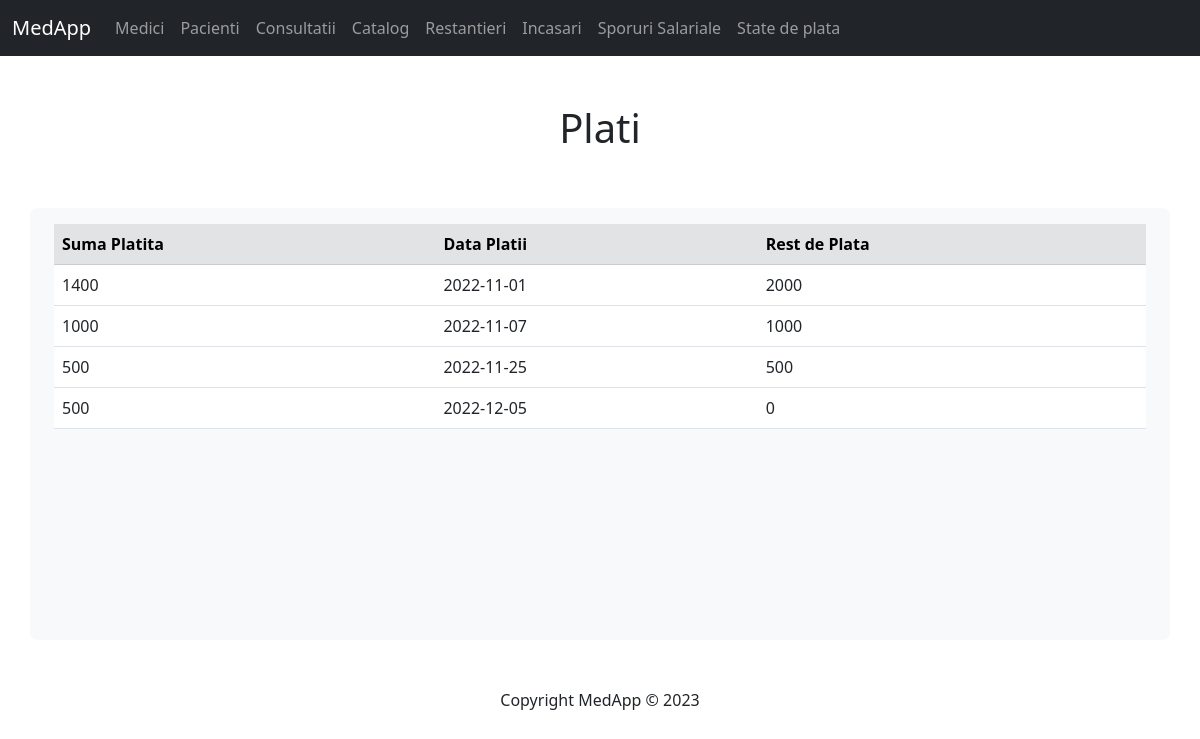
The app's page /display/plati.php?id=1 with its own data.
### tables this page shows
CREATE TABLE plati (
    id_consultatie INT,
    suma INT,
    data_platii DATE,
    rest_plata INT,
    FOREIGN KEY (id_consultatie) REFERENCES consultatie(id)
);

### php/plata_code.php (called while the page is built, shortened)
<?php
include($_SERVER['DOCUMENT_ROOT'] . '/medapp/inc/db.php');
$select = "SELECT plati.suma, plati.data_platii, plati.rest_plata
            FROM plati
            LEFT JOIN consultatie ON consultatie.id = plati.id_consultatie
            WHERE consultatie.id = " . $_SESSION['idCons'];
$rezultatSelect = mysqli_query($conn, $select);
?>

### display/plati.php (the view, shortened to what this page needs)
<?php
    include($_SERVER['DOCUMENT_ROOT'] . '/medapp/inc/header.php');
    include($_SERVER['DOCUMENT_ROOT'] . '/medapp/php/plata_code.php');
?>
<div class="tableFixed mt-3">
    <table class="table table-hover">
        <thead class="table-secondary">
            <tr>
                <th scope="col">Suma Platita</th>
                <th scope="col">Data Platii</th>
                <th scope="col">Rest de Plata</th>
            </tr>
        </thead>
        <tbody>
            <?php
                if($rezultatSelect) {
                    while($rand = mysqli_fetch_assoc($rezultatSelect)) {
                        $suma = $rand['suma'];
                        $data = $rand['data_platii'];
                        $rest = $rand['rest_plata'];
                        echo "<tr>
                                <td>$suma</td>
                                <td>$data</td>
                                <td>$rest</td>
                            </tr>"
                        ;
                    }
                }
            ?>
        </tbody>
    </table>
</div>
<?php include($_SERVER['DOCUMENT_ROOT'] . '/medapp/inc/footer.php'); ?>

### inc/styles.css (style rules this page uses)
.tableFixed { overflow: auto; height: 50vh; }
.tableFixed thead th { position: sticky; top: 0; }

### records on screen
plati: suma "1400", data_platii "2022-11-01", rest_plata "2000"
plati: suma "1000", data_platii "2022-11-07", rest_plata "1000"
plati: suma "500", data_platii "2022-11-25", rest_plata "500"
plati: suma "500", data_platii "2022-12-05", rest_plata "0"
